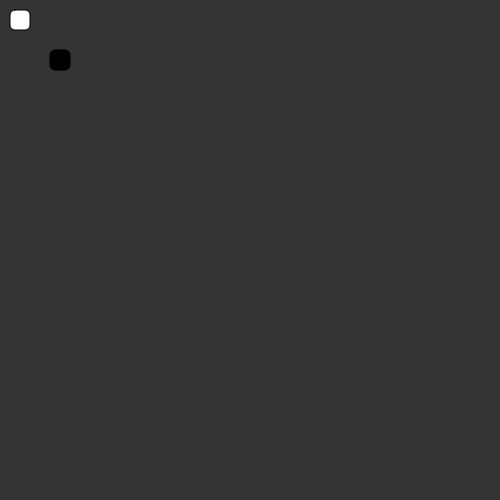
Frame 1 (no input)
Frame 60 (no input): identical to frame 1, image omitted
Frame 120 (the mouse pressed at the canvas centre since frame 60): identical to frame 1, image omitted

The p5.js sketch that drew this single still picture (run headless with seeded random() and noise() and a simulated clock; from frame 60 on, the mouse is pressed at the canvas centre):

// p5.js sketch
// ── sketch.js
var value = 0;
var pos_x = 10;
var pos_y = 10;

var myWidth = 500;
var myHeight = 500;

var speed = 1

var largo=20;

var food_x = 50,food_y=50;

function setup(){
    createCanvas(myWidth,myHeight);

    snake1 = new snake(30,50,20);
    snake1.show();
    food1 = new food(food_x,food_y);
    food1.show();

}

function draw(){
    background(51);



    snake1.update(pos_x,pos_y);
    
    var distance  =  dist(pos_x,pos_y,food_x,food_y);

    if (keyIsPressed === true) {
        if (keyCode === LEFT_ARROW) {
            pos_x = pos_x-1 - speed;
            
        } else if (keyCode === RIGHT_ARROW) {
            pos_x = pos_x+1 +speed;
        } else if (keyCode === UP_ARROW){
            pos_y = pos_y-1 - speed;
        }else if (keyCode === DOWN_ARROW){
            pos_y = pos_y+1  + speed;
        }
    }


    if(distance<20){

        speed++;

        text('meet', 10, 30);
        largo = largo + 10;

        snake1.update_size(largo);

        food_x = floor(random()*width);
        food_y = floor(random()*height);
    
    }

    food1.update(food_x,food_y);

    console.log(value)

}

/* function keyPressed() { 

    if (keyIsPressed === true) {
        if (keyCode === LEFT_ARROW) {
            pos_x = pos_x-1 - speed;
            
        } else if (keyCode === RIGHT_ARROW) {
            pos_x = pos_x+1 +speed;
        } else if (keyCode === UP_ARROW){
            pos_y = pos_y-1 - speed;
        }else if (keyCode === DOWN_ARROW){
            pos_y = pos_y+1  + speed;
        }
    }
}*/


class snake {

  constructor(x,y,largo){
      this.x = x;
      this.y = y;
      this.largo = largo;
  }

  update(x_new,y_new){
    this.x = x_new;
    this.y = y_new;
    fill(255);
    rect(this.x, this.y, this.largo, 20, 5);
  }

  update_size(size){
    this.largo = size;
  }

  show(){
    fill(255);
    rect(this.x, this.y, this.largo, 20, 5);
  }

}


class food {

    constructor(x,y){
        this.x = x;
        this.y = y;
    }
  
    update(x_new,y_new){
      this.x = x_new;
      this.y = y_new;
      fill(0);
      rect(this.x, this.y, 20, 20, 5);
    }
    
    show(){
      fill(0);
      rect(this.x, this.y, 20, 20, 5);
    }
  
}
